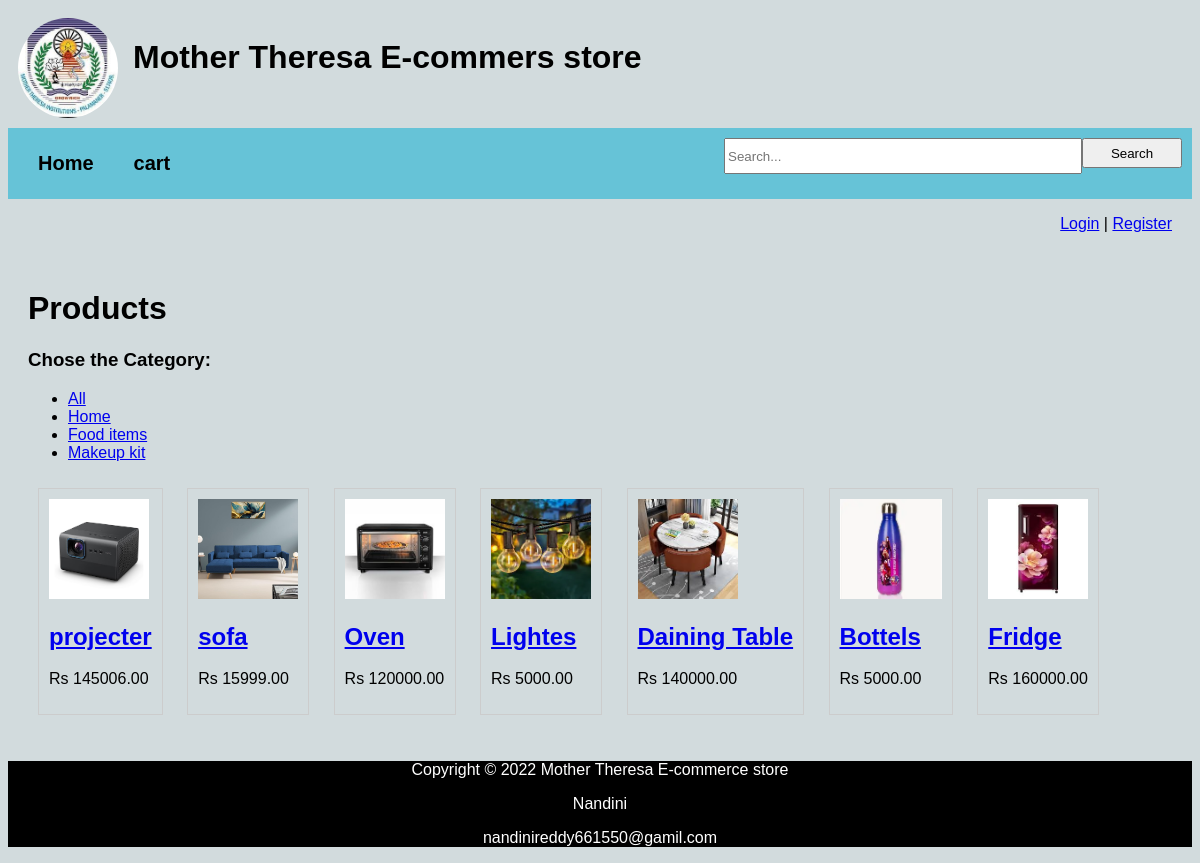
The app's page /product_list?category=4 with its own data.
### catalog/models.py (models this page shows, shortened)
class Category(models.Model):
    name = models.CharField(max_length=100)

class Product(models.Model):
    name = models.CharField(max_length=100)
    description = models.TextField()
    price = models.DecimalField(max_digits=8, decimal_places=2)
    image = models.ImageField(upload_to='products/', blank=True, null=True)
    category = models.ForeignKey(Category, on_delete=models.CASCADE, related_name='products',null=True, blank=True)

### catalog/views.py (the view)
# urls.py: path('product_list', views.product_list, name='product_list'),
def product_list(request):
    category_id = request.GET.get('category')
    query = request.GET.get('q')
    products = Product.objects.all()
    if category_id:
        products = products.filter(category_id=category_id)
    if query:
        products = products.filter(name__icontains=query)
    categories = Category.objects.all()
    return render(request, 'product_list.html', {'products': products, 'categories': categories})

### catalog/templates/product_list.html (shortened to what this page needs)
{% extends 'base.html' %}
{% block content %}
<!DOCTYPE html>
<html>
<head>
</head>
<body bgcolor="skyblue">
    <h1>Products</h1>
<h3>Chose the  Category:</h3>
<ul>
    <li><a href="/">All</a></li>
    {% for category in categories %}
        <li><a href="?category={{ category.id }}">{{ category.name }}</a></li>
    {% endfor %}
</ul>
{% for product in products %}
    <div class="product">
        {% if product.image %}
            <img src="{{ product.image.url }}" alt="{{ product.name }}" "width=100px height=100px">
        {% endif %}
        <h2><a href="{% url 'product_detail' product.pk %}">{{ product.name }}</a></h2>
        <p>Rs {{ product.price }}</p>
    </div>
{% endfor %}
</body>
</html>
{% endblock %}

### catalog/templates/base.html (shortened to what this page needs)
{% load static %}
<!DOCTYPE html>
<html>
<head>
</head>
<body>
    <div class="logo">
        <img src="{% static 'img/college.jpg' %}" align="left">
        <h1>Mother Theresa E-commers store</h1>
    </div>
    <form method="get" class="name">
    <div class="navbar">
        <div class="Search">
            <input type="text" name="q" placeholder="Search..." value="{{ request.GET.q }}"><br>
            <button type="submit">Search</button>
        </div>
        <a href="{% url 'product_list' %}">Home</a>
        <a href="{% url 'view_cart' %}">cart</a>
    </div>
    </form>
    {% if user.is_authenticated %}
        <p style="text-align: right; padding-right: 20px;">
            Welcome, <strong>{{ user.username }}</strong> |
            <a href="{% url 'logout' %}" class="btn btn-danger">Logout</a>
        </p>
    {% else %}
        <p style="text-align: right; padding-right: 20px;">
            <a href="{% url 'login' %}">Login</a> | <a href="{% url 'signup' %}">Register</a>
        </p>
    {% endif %}
    <div class="content">
        {% block content %}
        {% endblock %}
    </div>
    <div class="foot">
        <footer>
            <p>Copyright &copy; 2022 Mother Theresa E-commerce store</p>
            <p>Nandini</p>
            <p>nandinireddy661550@gamil.com</p>
        </footer>
    </div>
</body>
</html>

### catalog/templates/base.html (style rules this page uses)
body { font-family: Arial, sans-serif; background-color: rgb(210, 219, 221); }
img { max-width: 150px; }
.name { font-size: 20px; font-weight: bold; color: #000; justify-content: right; }
.product { border: 1px solid #ccc; padding: 10px; margin: 10px; display: inline-block; }
.logo { display: flex; flex-direction: row; justify-content: left; gap: 15px; padding: 10px; }
.logo img { align-items: flex-start; width: 100px; height: 100px; border-radius: 50%; }
.Search { display: flex; flex-direction: row; float: right; }
.Search input { width: 350px; height: 30px; }
.Search button { width: 100px; height: 30px; padding: ; }
.navbar { background-color: #66c3d7; overflow: hidden; padding: 10px; }
.navbar a { float: left; color: rgb(0, 0, 0); padding: 14px 20px; text-decoration: none; }
.content { padding: 20px; }
.foot { background-color: #000000; text-align: center; }
.foot p { color: #ffffff; }

### records on screen
Category: name "Home"
Category: name "Food items"
Category: name "Makeup kit"
Product: image (picture), name "projecter", price "145006.00"
Product: image (picture), name "sofa", price "15999.00"
Product: image (picture), name "Oven", price "120000.00"
Product: image (picture), name "Lightes", price "5000.00"
Product: image (picture), name "Daining Table", price "140000.00"
Product: image (picture), name "Bottels", price "5000.00"
Product: image (picture), name "Fridge", price "160000.00"
